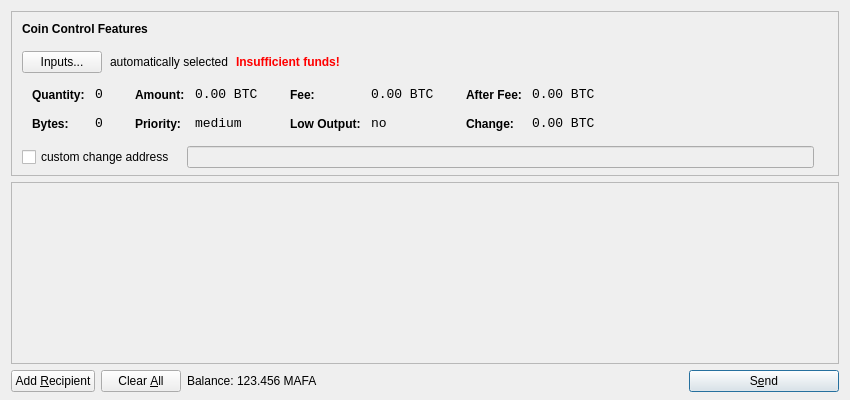
<?xml version="1.0" encoding="UTF-8"?>
<ui version="4.0">
 <class>SendCoinsDialog</class>
 <widget class="QDialog" name="SendCoinsDialog">
  <property name="geometry">
   <rect>
    <x>0</x>
    <y>0</y>
    <width>850</width>
    <height>400</height>
   </rect>
  </property>
  <property name="windowTitle">
   <string>Send Coins</string>
  </property>
  <layout class="QVBoxLayout" name="verticalLayout" stretch="0,1,0">
   <property name="bottomMargin">
    <number>8</number>
   </property>
   <item>
    <widget class="QFrame" name="frameCoinControl">
     <property name="sizePolicy">
      <sizepolicy hsizetype="Expanding" vsizetype="Expanding">
       <horstretch>0</horstretch>
       <verstretch>0</verstretch>
      </sizepolicy>
     </property>
     <property name="maximumSize">
      <size>
       <width>16777215</width>
       <height>16777215</height>
      </size>
     </property>
     <property name="frameShape">
      <enum>QFrame::StyledPanel</enum>
     </property>
     <property name="frameShadow">
      <enum>QFrame::Sunken</enum>
     </property>
     <layout class="QVBoxLayout" name="verticalLayoutCoinControl2">
      <property name="spacing">
       <number>-1</number>
      </property>
      <property name="leftMargin">
       <number>0</number>
      </property>
      <property name="topMargin">
       <number>0</number>
      </property>
      <property name="rightMargin">
       <number>0</number>
      </property>
      <property name="bottomMargin">
       <number>6</number>
      </property>
      <item>
       <layout class="QVBoxLayout" name="verticalLayoutCoinControl" stretch="0,0,0,0,1">
        <property name="spacing">
         <number>0</number>
        </property>
        <property name="leftMargin">
         <number>10</number>
        </property>
        <property name="topMargin">
         <number>10</number>
        </property>
        <item>
         <layout class="QHBoxLayout" name="horizontalLayoutCoinControl1">
          <property name="bottomMargin">
           <number>15</number>
          </property>
          <item>
           <widget class="QLabel" name="labelCoinControlFeatures">
            <property name="sizePolicy">
             <sizepolicy hsizetype="Preferred" vsizetype="Maximum">
              <horstretch>0</horstretch>
              <verstretch>0</verstretch>
             </sizepolicy>
            </property>
            <property name="font">
             <font>
              <weight>75</weight>
              <bold>true</bold>
             </font>
            </property>
            <property name="styleSheet">
             <string notr="true">font-weight:bold;</string>
            </property>
            <property name="text">
             <string>Coin Control Features</string>
            </property>
           </widget>
          </item>
         </layout>
        </item>
        <item>
         <layout class="QHBoxLayout" name="horizontalLayoutCoinControl2" stretch="0,0,0,0">
          <property name="spacing">
           <number>8</number>
          </property>
          <property name="bottomMargin">
           <number>10</number>
          </property>
          <item>
           <widget class="QPushButton" name="pushButtonCoinControl">
            <property name="styleSheet">
             <string notr="true"/>
            </property>
            <property name="text">
             <string>Inputs...</string>
            </property>
           </widget>
          </item>
          <item>
           <widget class="QLabel" name="labelCoinControlAutomaticallySelected">
            <property name="text">
             <string>automatically selected</string>
            </property>
            <property name="margin">
             <number>5</number>
            </property>
           </widget>
          </item>
          <item>
           <widget class="QLabel" name="labelCoinControlInsuffFunds">
            <property name="font">
             <font>
              <weight>75</weight>
              <bold>true</bold>
             </font>
            </property>
            <property name="styleSheet">
             <string notr="true">color:red;font-weight:bold;</string>
            </property>
            <property name="text">
             <string>Insufficient funds!</string>
            </property>
            <property name="margin">
             <number>5</number>
            </property>
           </widget>
          </item>
          <item>
           <spacer name="horizontalSpacerCoinControl">
            <property name="orientation">
             <enum>Qt::Horizontal</enum>
            </property>
            <property name="sizeHint" stdset="0">
             <size>
              <width>40</width>
              <height>1</height>
             </size>
            </property>
           </spacer>
          </item>
         </layout>
        </item>
        <item>
         <widget class="QWidget" name="widgetCoinControl" native="true">
          <property name="sizePolicy">
           <sizepolicy hsizetype="Preferred" vsizetype="Preferred">
            <horstretch>0</horstretch>
            <verstretch>0</verstretch>
           </sizepolicy>
          </property>
          <property name="minimumSize">
           <size>
            <width>0</width>
            <height>0</height>
           </size>
          </property>
          <property name="styleSheet">
           <string notr="true"/>
          </property>
          <layout class="QHBoxLayout" name="horizontalLayoutCoinControl5">
           <property name="margin">
            <number>0</number>
           </property>
           <item>
            <layout class="QHBoxLayout" name="horizontalLayoutCoinControl3" stretch="0,0,0,1">
             <property name="spacing">
              <number>20</number>
             </property>
             <property name="topMargin">
              <number>0</number>
             </property>
             <property name="bottomMargin">
              <number>10</number>
             </property>
             <item>
              <layout class="QFormLayout" name="formLayoutCoinControl1">
               <property name="horizontalSpacing">
                <number>10</number>
               </property>
               <property name="verticalSpacing">
                <number>14</number>
               </property>
               <property name="leftMargin">
                <number>10</number>
               </property>
               <property name="topMargin">
                <number>4</number>
               </property>
               <property name="rightMargin">
                <number>6</number>
               </property>
               <item row="0" column="0">
                <widget class="QLabel" name="labelCoinControlQuantityText">
                 <property name="styleSheet">
                  <string notr="true">font-weight:bold;</string>
                 </property>
                 <property name="text">
                  <string>Quantity:</string>
                 </property>
                 <property name="margin">
                  <number>0</number>
                 </property>
                </widget>
               </item>
               <item row="0" column="1">
                <widget class="QLabel" name="labelCoinControlQuantity">
                 <property name="font">
                  <font>
                   <family>Monospace</family>
                   <pointsize>10</pointsize>
                  </font>
                 </property>
                 <property name="cursor">
                  <cursorShape>IBeamCursor</cursorShape>
                 </property>
                 <property name="contextMenuPolicy">
                  <enum>Qt::ActionsContextMenu</enum>
                 </property>
                 <property name="text">
                  <string notr="true">0</string>
                 </property>
                 <property name="margin">
                  <number>0</number>
                 </property>
                 <property name="textInteractionFlags">
                  <set>Qt::LinksAccessibleByMouse|Qt::TextSelectableByKeyboard|Qt::TextSelectableByMouse</set>
                 </property>
                </widget>
               </item>
               <item row="1" column="0">
                <widget class="QLabel" name="labelCoinControlBytesText">
                 <property name="styleSheet">
                  <string notr="true">font-weight:bold;</string>
                 </property>
                 <property name="text">
                  <string>Bytes:</string>
                 </property>
                </widget>
               </item>
               <item row="1" column="1">
                <widget class="QLabel" name="labelCoinControlBytes">
                 <property name="font">
                  <font>
                   <family>Monospace</family>
                   <pointsize>10</pointsize>
                  </font>
                 </property>
                 <property name="cursor">
                  <cursorShape>IBeamCursor</cursorShape>
                 </property>
                 <property name="contextMenuPolicy">
                  <enum>Qt::ActionsContextMenu</enum>
                 </property>
                 <property name="text">
                  <string notr="true">0</string>
                 </property>
                 <property name="textInteractionFlags">
                  <set>Qt::LinksAccessibleByMouse|Qt::TextSelectableByKeyboard|Qt::TextSelectableByMouse</set>
                 </property>
                </widget>
               </item>
              </layout>
             </item>
             <item>
              <layout class="QFormLayout" name="formLayoutCoinControl2">
               <property name="horizontalSpacing">
                <number>10</number>
               </property>
               <property name="verticalSpacing">
                <number>14</number>
               </property>
               <property name="leftMargin">
                <number>6</number>
               </property>
               <property name="topMargin">
                <number>4</number>
               </property>
               <property name="rightMargin">
                <number>6</number>
               </property>
               <item row="0" column="0">
                <widget class="QLabel" name="labelCoinControlAmountText">
                 <property name="styleSheet">
                  <string notr="true">font-weight:bold;</string>
                 </property>
                 <property name="text">
                  <string>Amount:</string>
                 </property>
                 <property name="margin">
                  <number>0</number>
                 </property>
                </widget>
               </item>
               <item row="0" column="1">
                <widget class="QLabel" name="labelCoinControlAmount">
                 <property name="font">
                  <font>
                   <family>Monospace</family>
                   <pointsize>10</pointsize>
                  </font>
                 </property>
                 <property name="cursor">
                  <cursorShape>IBeamCursor</cursorShape>
                 </property>
                 <property name="contextMenuPolicy">
                  <enum>Qt::ActionsContextMenu</enum>
                 </property>
                 <property name="text">
                  <string notr="true">0.00 BTC</string>
                 </property>
                 <property name="textInteractionFlags">
                  <set>Qt::LinksAccessibleByMouse|Qt::TextSelectableByKeyboard|Qt::TextSelectableByMouse</set>
                 </property>
                </widget>
               </item>
               <item row="1" column="0">
                <widget class="QLabel" name="labelCoinControlPriorityText">
                 <property name="styleSheet">
                  <string notr="true">font-weight:bold;</string>
                 </property>
                 <property name="text">
                  <string>Priority:</string>
                 </property>
                </widget>
               </item>
               <item row="1" column="1">
                <widget class="QLabel" name="labelCoinControlPriority">
                 <property name="font">
                  <font>
                   <family>Monospace</family>
                   <pointsize>10</pointsize>
                  </font>
                 </property>
                 <property name="cursor">
                  <cursorShape>IBeamCursor</cursorShape>
                 </property>
                 <property name="contextMenuPolicy">
                  <enum>Qt::ActionsContextMenu</enum>
                 </property>
                 <property name="text">
                  <string>medium</string>
                 </property>
                 <property name="textInteractionFlags">
                  <set>Qt::LinksAccessibleByMouse|Qt::TextSelectableByKeyboard|Qt::TextSelectableByMouse</set>
                 </property>
                </widget>
               </item>
              </layout>
             </item>
             <item>
              <layout class="QFormLayout" name="formLayoutCoinControl3">
               <property name="horizontalSpacing">
                <number>10</number>
               </property>
               <property name="verticalSpacing">
                <number>14</number>
               </property>
               <property name="leftMargin">
                <number>6</number>
               </property>
               <property name="topMargin">
                <number>4</number>
               </property>
               <property name="rightMargin">
                <number>6</number>
               </property>
               <item row="0" column="0">
                <widget class="QLabel" name="labelCoinControlFeeText">
                 <property name="styleSheet">
                  <string notr="true">font-weight:bold;</string>
                 </property>
                 <property name="text">
                  <string>Fee:</string>
                 </property>
                 <property name="margin">
                  <number>0</number>
                 </property>
                </widget>
               </item>
               <item row="0" column="1">
                <widget class="QLabel" name="labelCoinControlFee">
                 <property name="font">
                  <font>
                   <family>Monospace</family>
                   <pointsize>10</pointsize>
                  </font>
                 </property>
                 <property name="cursor">
                  <cursorShape>IBeamCursor</cursorShape>
                 </property>
                 <property name="contextMenuPolicy">
                  <enum>Qt::ActionsContextMenu</enum>
                 </property>
                 <property name="text">
                  <string notr="true">0.00 BTC</string>
                 </property>
                 <property name="textInteractionFlags">
                  <set>Qt::LinksAccessibleByMouse|Qt::TextSelectableByKeyboard|Qt::TextSelectableByMouse</set>
                 </property>
                </widget>
               </item>
               <item row="1" column="0">
                <widget class="QLabel" name="labelCoinControlLowOutputText">
                 <property name="styleSheet">
                  <string notr="true">font-weight:bold;</string>
                 </property>
                 <property name="text">
                  <string>Low Output:</string>
                 </property>
                </widget>
               </item>
               <item row="1" column="1">
                <widget class="QLabel" name="labelCoinControlLowOutput">
                 <property name="font">
                  <font>
                   <family>Monospace</family>
                   <pointsize>10</pointsize>
                  </font>
                 </property>
                 <property name="cursor">
                  <cursorShape>IBeamCursor</cursorShape>
                 </property>
                 <property name="contextMenuPolicy">
                  <enum>Qt::ActionsContextMenu</enum>
                 </property>
                 <property name="text">
                  <string>no</string>
                 </property>
                 <property name="textInteractionFlags">
                  <set>Qt::LinksAccessibleByMouse|Qt::TextSelectableByKeyboard|Qt::TextSelectableByMouse</set>
                 </property>
                </widget>
               </item>
              </layout>
             </item>
             <item>
              <layout class="QFormLayout" name="formLayoutCoinControl4">
               <property name="horizontalSpacing">
                <number>10</number>
               </property>
               <property name="verticalSpacing">
                <number>14</number>
               </property>
               <property name="leftMargin">
                <number>6</number>
               </property>
               <property name="topMargin">
                <number>4</number>
               </property>
               <property name="rightMargin">
                <number>6</number>
               </property>
               <item row="0" column="0">
                <widget class="QLabel" name="labelCoinControlAfterFeeText">
                 <property name="styleSheet">
                  <string notr="true">font-weight:bold;</string>
                 </property>
                 <property name="text">
                  <string>After Fee:</string>
                 </property>
                 <property name="margin">
                  <number>0</number>
                 </property>
                </widget>
               </item>
               <item row="0" column="1">
                <widget class="QLabel" name="labelCoinControlAfterFee">
                 <property name="font">
                  <font>
                   <family>Monospace</family>
                   <pointsize>10</pointsize>
                  </font>
                 </property>
                 <property name="cursor">
                  <cursorShape>IBeamCursor</cursorShape>
                 </property>
                 <property name="contextMenuPolicy">
                  <enum>Qt::ActionsContextMenu</enum>
                 </property>
                 <property name="text">
                  <string notr="true">0.00 BTC</string>
                 </property>
                 <property name="textInteractionFlags">
                  <set>Qt::LinksAccessibleByMouse|Qt::TextSelectableByKeyboard|Qt::TextSelectableByMouse</set>
                 </property>
                </widget>
               </item>
               <item row="1" column="0">
                <widget class="QLabel" name="labelCoinControlChangeText">
                 <property name="styleSheet">
                  <string notr="true">font-weight:bold;</string>
                 </property>
                 <property name="text">
                  <string>Change:</string>
                 </property>
                </widget>
               </item>
               <item row="1" column="1">
                <widget class="QLabel" name="labelCoinControlChange">
                 <property name="font">
                  <font>
                   <family>Monospace</family>
                   <pointsize>10</pointsize>
                  </font>
                 </property>
                 <property name="cursor">
                  <cursorShape>IBeamCursor</cursorShape>
                 </property>
                 <property name="contextMenuPolicy">
                  <enum>Qt::ActionsContextMenu</enum>
                 </property>
                 <property name="text">
                  <string notr="true">0.00 BTC</string>
                 </property>
                 <property name="textInteractionFlags">
                  <set>Qt::LinksAccessibleByMouse|Qt::TextSelectableByKeyboard|Qt::TextSelectableByMouse</set>
                 </property>
                </widget>
               </item>
              </layout>
             </item>
            </layout>
           </item>
          </layout>
         </widget>
        </item>
        <item>
         <layout class="QHBoxLayout" name="horizontalLayoutCoinControl4" stretch="0,0,0">
          <property name="spacing">
           <number>12</number>
          </property>
          <property name="sizeConstraint">
           <enum>QLayout::SetDefaultConstraint</enum>
          </property>
          <property name="topMargin">
           <number>5</number>
          </property>
          <property name="rightMargin">
           <number>5</number>
          </property>
          <item>
           <widget class="QCheckBox" name="checkBoxCoinControlChange">
            <property name="text">
             <string>custom change address</string>
            </property>
           </widget>
          </item>
          <item>
           <widget class="QLineEdit" name="lineEditCoinControlChange">
            <property name="enabled">
             <bool>false</bool>
            </property>
            <property name="sizePolicy">
             <sizepolicy hsizetype="Expanding" vsizetype="Fixed">
              <horstretch>0</horstretch>
              <verstretch>0</verstretch>
             </sizepolicy>
            </property>
           </widget>
          </item>
          <item>
           <widget class="QLabel" name="labelCoinControlChangeLabel">
            <property name="sizePolicy">
             <sizepolicy hsizetype="Preferred" vsizetype="Expanding">
              <horstretch>0</horstretch>
              <verstretch>0</verstretch>
             </sizepolicy>
            </property>
            <property name="minimumSize">
             <size>
              <width>0</width>
              <height>0</height>
             </size>
            </property>
            <property name="text">
             <string/>
            </property>
            <property name="margin">
             <number>3</number>
            </property>
           </widget>
          </item>
         </layout>
        </item>
        <item>
         <spacer name="verticalSpacerCoinControl">
          <property name="orientation">
           <enum>Qt::Vertical</enum>
          </property>
          <property name="sizeHint" stdset="0">
           <size>
            <width>800</width>
            <height>1</height>
           </size>
          </property>
         </spacer>
        </item>
       </layout>
      </item>
     </layout>
    </widget>
   </item>
   <item>
    <widget class="QScrollArea" name="scrollArea">
     <property name="widgetResizable">
      <bool>true</bool>
     </property>
     <widget class="QWidget" name="scrollAreaWidgetContents">
      <property name="geometry">
       <rect>
        <x>0</x>
        <y>0</y>
        <width>830</width>
        <height>165</height>
       </rect>
      </property>
      <layout class="QVBoxLayout" name="verticalLayout_2">
       <property name="margin">
        <number>0</number>
       </property>
       <item>
        <layout class="QVBoxLayout" name="entries">
         <property name="spacing">
          <number>6</number>
         </property>
        </layout>
       </item>
       <item>
        <spacer name="verticalSpacer">
         <property name="orientation">
          <enum>Qt::Vertical</enum>
         </property>
         <property name="sizeHint" stdset="0">
          <size>
           <width>20</width>
           <height>40</height>
          </size>
         </property>
        </spacer>
       </item>
      </layout>
     </widget>
    </widget>
   </item>
   <item>
    <layout class="QHBoxLayout" name="horizontalLayout">
     <item>
      <widget class="QPushButton" name="addButton">
       <property name="toolTip">
        <string>Send to multiple recipients at once</string>
       </property>
       <property name="text">
        <string>Add &amp;Recipient</string>
       </property>
       <property name="icon">
        <iconset resource="../bitcoin.qrc">
         <normaloff>:/icons/add</normaloff>:/icons/add</iconset>
       </property>
       <property name="autoDefault">
        <bool>false</bool>
       </property>
      </widget>
     </item>
     <item>
      <widget class="QPushButton" name="clearButton">
       <property name="sizePolicy">
        <sizepolicy hsizetype="Minimum" vsizetype="Fixed">
         <horstretch>0</horstretch>
         <verstretch>0</verstretch>
        </sizepolicy>
       </property>
       <property name="toolTip">
        <string>Remove all transaction fields</string>
       </property>
       <property name="text">
        <string>Clear &amp;All</string>
       </property>
       <property name="icon">
        <iconset resource="../bitcoin.qrc">
         <normaloff>:/icons/remove</normaloff>:/icons/remove</iconset>
       </property>
       <property name="autoRepeatDelay">
        <number>300</number>
       </property>
       <property name="autoDefault">
        <bool>false</bool>
       </property>
      </widget>
     </item>
     <item>
      <layout class="QHBoxLayout" name="horizontalLayout_2">
       <property name="spacing">
        <number>3</number>
       </property>
       <item>
        <widget class="QLabel" name="label">
         <property name="text">
          <string>Balance:</string>
         </property>
        </widget>
       </item>
       <item>
        <widget class="QLabel" name="labelBalance">
         <property name="cursor">
          <cursorShape>IBeamCursor</cursorShape>
         </property>
         <property name="text">
          <string>123.456 MAFA</string>
         </property>
         <property name="textInteractionFlags">
          <set>Qt::LinksAccessibleByMouse|Qt::TextSelectableByKeyboard|Qt::TextSelectableByMouse</set>
         </property>
        </widget>
       </item>
      </layout>
     </item>
     <item>
      <spacer name="horizontalSpacer">
       <property name="orientation">
        <enum>Qt::Horizontal</enum>
       </property>
       <property name="sizeHint" stdset="0">
        <size>
         <width>40</width>
         <height>20</height>
        </size>
       </property>
      </spacer>
     </item>
     <item>
      <widget class="QPushButton" name="sendButton">
       <property name="minimumSize">
        <size>
         <width>150</width>
         <height>0</height>
        </size>
       </property>
       <property name="toolTip">
        <string>Confirm the send action</string>
       </property>
       <property name="text">
        <string>S&amp;end</string>
       </property>
       <property name="icon">
        <iconset resource="../bitcoin.qrc">
         <normaloff>:/icons/send</normaloff>:/icons/send</iconset>
       </property>
       <property name="default">
        <bool>true</bool>
       </property>
      </widget>
     </item>
    </layout>
   </item>
  </layout>
 </widget>
 <resources>
  <include location="../bitcoin.qrc"/>
 </resources>
 <connections/>
</ui>
